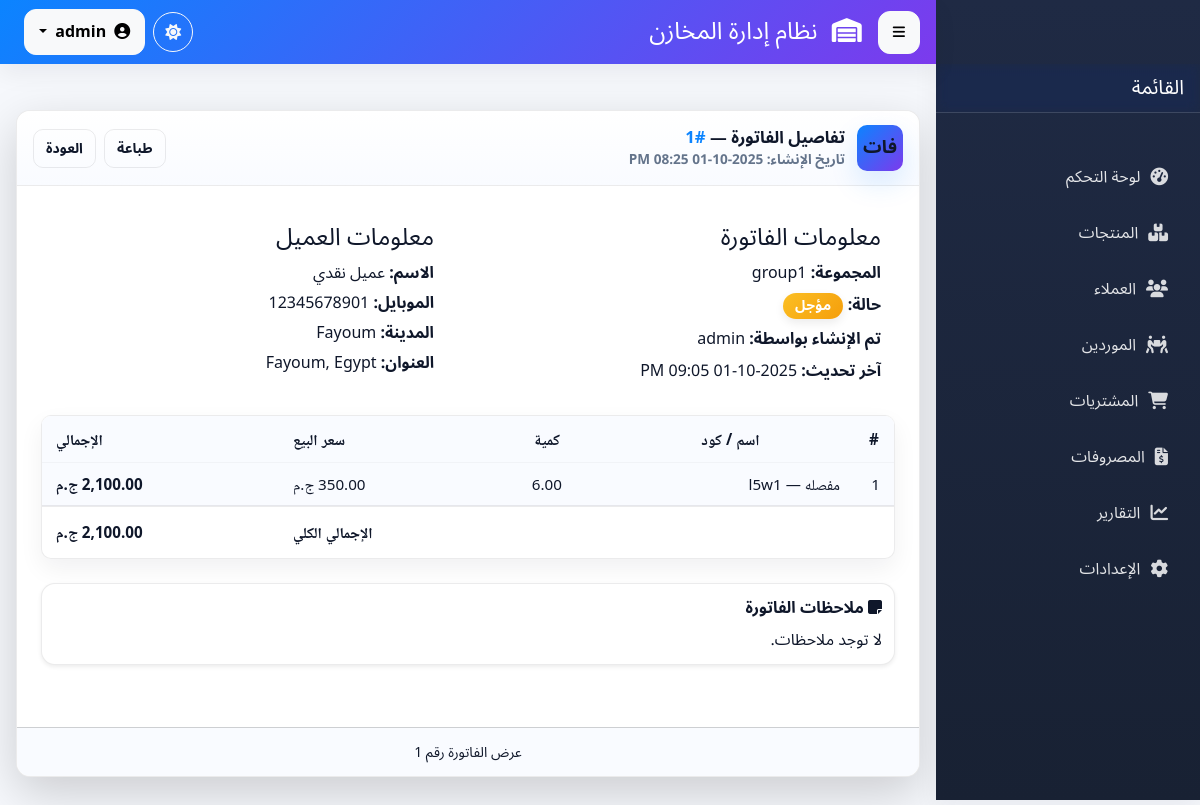
The page /invoices_out/view_invoice_detaiels.php?id=1 (signed in) on the database its author committed.
### tables this page shows
CREATE TABLE `invoices_out` (
  `id` int(11) NOT NULL COMMENT 'المعرف التلقائي للفاتورة',
  `customer_id` int(11) NOT NULL COMMENT 'معرف العميل المرتبط بالفاتورة',
  `delivered` enum('yes','no','canceled','reverted') NOT NULL DEFAULT 'no' COMMENT 'هل تم التسليم؟ (نعم/لا)',
  `invoice_group` enum('group1','group2','group3','group4','group5','group6','group7','group8','group9','group10','group11') NOT NULL COMMENT 'مجموعة الفاتورة (من 1 إلى 11)',
  `created_by` int(11) DEFAULT NULL COMMENT 'معرف المستخدم الذي أنشأ الفاتورة',
  `created_at` timestamp NOT NULL DEFAULT current_timestamp() COMMENT 'تاريخ ووقت الإنشاء',
  `updated_by` int(11) DEFAULT NULL COMMENT 'معرف المستخدم الذي آخر من عدل الفاتورة',
  `updated_at` timestamp NULL DEFAULT NULL ON UPDATE current_timestamp() COMMENT 'تاريخ ووقت آخر تعديل',
  `notes` text DEFAULT NULL,
  `cancel_reason` varchar(255) DEFAULT NULL,
  `revert_reason` varchar(255) DEFAULT NULL
);

CREATE TABLE `users` (
  `id` int(11) NOT NULL,
  `username` varchar(50) NOT NULL,
  `email` varchar(100) NOT NULL,
  `password` varchar(255) NOT NULL,
  `role` enum('user','admin') NOT NULL DEFAULT 'user',
  `created_at` timestamp NOT NULL DEFAULT current_timestamp()
);

CREATE TABLE `customers` (
  `id` int(11) NOT NULL,
  `name` varchar(150) NOT NULL COMMENT 'اسم العميل',
  `mobile` varchar(11) NOT NULL COMMENT 'رقم الموبايل (11 رقم)',
  `city` varchar(100) NOT NULL COMMENT 'المدينة',
  `address` varchar(255) DEFAULT NULL COMMENT 'العنوان التفصيلي',
  `notes` text DEFAULT NULL,
  `created_by` int(11) DEFAULT NULL COMMENT 'معرف المستخدم الذي أضاف العميل',
  `created_at` timestamp NOT NULL DEFAULT current_timestamp() COMMENT 'تاريخ الإضافة'
);

CREATE TABLE `invoice_out_items` (
  `id` int(11) NOT NULL COMMENT 'المعرف التلقائي لبند الفاتورة',
  `invoice_out_id` int(11) NOT NULL COMMENT 'معرف الفاتورة الصادرة (مفتاح أجنبي لجدول invoices_out)',
  `product_id` int(11) NOT NULL COMMENT 'معرف المنتج (مفتاح أجنبي لجدول products)',
  `quantity` decimal(10,2) NOT NULL COMMENT 'الكمية المباعة من المنتج',
  `total_price` decimal(10,2) NOT NULL COMMENT 'السعر الإجمالي للبند (الكمية * سعر الوحدة)',
  `cost_price_per_unit` decimal(10,2) NOT NULL DEFAULT 0.00,
  `created_at` timestamp NOT NULL DEFAULT current_timestamp() COMMENT 'تاريخ إضافة البند',
  `updated_at` timestamp NULL DEFAULT NULL ON UPDATE current_timestamp() COMMENT 'تاريخ آخر تعديل للبند',
  `selling_price` decimal(10,2) NOT NULL
);

CREATE TABLE `products` (
  `id` int(11) NOT NULL COMMENT 'المعرف التلقائي للمنتج',
  `product_code` varchar(50) NOT NULL COMMENT 'كود المنتج الفريد',
  `name` varchar(255) NOT NULL COMMENT 'اسم المنتج',
  `description` text DEFAULT NULL COMMENT 'وصف المنتج (اختياري)',
  `unit_of_measure` varchar(50) NOT NULL COMMENT 'وحدة القياس (مثال: قطعة، كجم، لتر)',
  `current_stock` decimal(10,2) NOT NULL DEFAULT 0.00 COMMENT 'الرصيد الحالي في المخزن',
  `reorder_level` decimal(10,2) NOT NULL DEFAULT 0.00 COMMENT 'حد إعادة الطلب (التنبيه عند وصول الرصيد إليه أو أقل)',
  `created_at` timestamp NOT NULL DEFAULT current_timestamp() COMMENT 'تاريخ الإنشاء',
  `updated_at` timestamp NULL DEFAULT NULL ON UPDATE current_timestamp() COMMENT 'تاريخ آخر تعديل',
  `cost_price` decimal(10,2) NOT NULL DEFAULT 0.00,
  `selling_price` decimal(10,2) NOT NULL
);

### invoices_out/view_invoice_detaiels.php (the view, shortened to what this page needs)
<?php
require_once dirname(__DIR__) . '/config.php';
require_once BASE_DIR . 'partials/header.php';
require_once BASE_DIR . 'partials/sidebar.php';
function e($s){ return htmlspecialchars($s ?? '', ENT_QUOTES | ENT_SUBSTITUTE, 'UTF-8'); }
$invoice_id = isset($_GET['id']) && is_numeric($_GET['id']) ? intval($_GET['id']) : 0;
$invoice = null;
$stmt = $conn->prepare("
    SELECT i.*,
           c.name AS customer_name, c.mobile AS customer_mobile, c.city AS customer_city, c.address AS customer_address,
           u.username AS creator_username,
           u2.username AS updater_username
    FROM invoices_out i
    LEFT JOIN customers c ON i.customer_id = c.id
    LEFT JOIN users u ON i.created_by = u.id
    LEFT JOIN users u2 ON i.updated_by = u2.id
    WHERE i.id = ? LIMIT 1
");
if ($stmt) {
    $stmt->bind_param("i", $invoice_id);
    $stmt->execute();
    $invoice = $stmt->get_result()->fetch_assoc();
}
$items = [];
$stmt2 = $conn->prepare("
    SELECT ii.*, p.product_code, p.name AS product_name
    FROM invoice_out_items ii
    LEFT JOIN products p ON ii.product_id = p.id
    WHERE ii.invoice_out_id = ?
    ORDER BY ii.id ASC
");
if ($stmt2) {
    $stmt2->bind_param("i", $invoice_id);
    $stmt2->execute();
    $res2 = $stmt2->get_result();
    while ($r = $res2->fetch_assoc()) $items[] = $r;
}
$total = 0.0;
foreach ($items as $it) {
    $total += floatval($it['total_price'] ?? 0);
}
function fmt_dt($raw) {
    try {
        $d = new DateTime($raw);
        return $d->format('Y-m-d h:i A');
    } catch(Exception $e) {
        return htmlspecialchars($raw);
    }
}
$back_link = $_SERVER['HTTP_REFERER'] ?? (BASE_URL . 'admin/pending_invoices.php');
?>
<div class="invoice-detiales">
<div class="container mt-4">
  <div class="card shadow-lg mb-4">
    <div class="card-header">
      <div class="header-title">
        <div class="logo-badge">فات</div>
        <div>
          <div style="font-size:1.05rem;">تفاصيل الفاتورة — <span style="color:var(--primary);">#<?php echo e($invoice['id']); ?></span></div>
          <div style="font-size:0.85rem;color:var(--muted);">تاريخ الإنشاء: <?php echo e(fmt_dt($invoice['created_at'] ?? '')); ?></div>
        </div>
      </div>
      <div style="display:flex; gap:8px; align-items:center;">
        <button id="btnPrintInvoice" class="btn btn-sm" style="padding:8px 12px;background:transparent;border:1px solid var(--border);border-radius:10px;">طباعة</button>
        <a href="<?php echo e($back_link); ?>" class="btn btn-sm" style="padding:8px 12px;background:transparent;border:1px solid var(--border);border-radius:10px;">العودة</a>
      </div>
    </div>
    <div class="card-body p-4">
      <div class="row" style="display:flex; gap:16px; flex-wrap:wrap;">
        <div style="flex:1; min-width:260px;">
          <div class="info-card">
            <h4 style="margin:0 0 8px 0;">معلومات الفاتورة</h4>
            <div style="display:flex; flex-direction:column; gap:8px;">
              <div><strong>المجموعة:</strong> <?php echo e($invoice['invoice_group'] ?: '—'); ?></div>
              <div>
                <strong>حالة:</strong>
                <?php if ($invoice['delivered'] === 'yes'): ?>
                  <span class="badge badge-success">تم الدفع</span>
                <?php else: ?>
                  <span class="badge badge-warning">مؤجل</span>
                <?php endif; ?>
              </div>
              <div><strong>تم الإنشاء بواسطة:</strong> <?php echo e($invoice['creator_username'] ?? 'غير معروف'); ?></div>
              <div><strong>آخر تحديث:</strong> <?php echo e(fmt_dt($invoice['updated_at'] ?? $invoice['created_at'] ?? '')); ?></div>
            </div>
          </div>
        </div>
        <div style="flex:1; min-width:260px;">
          <div class="info-card">
            <h4 style="margin:0 0 8px 0;">معلومات العميل</h4>
            <?php
              $custName = $invoice['customer_name'] ?? '';
              $custMobile = $invoice['customer_mobile'] ?? '';
              $custCity = $invoice['customer_city'] ?? '';
              $custAddress = $invoice['customer_address'] ?? '';
            ?>
            <div style="display:flex; flex-direction:column; gap:6px;">
              <div><strong>الاسم:</strong> <?php echo e($custName); ?></div>
              <div><strong>الموبايل:</strong> <?php echo e($custMobile ?: '—'); ?></div>
              <div><strong>المدينة:</strong> <?php echo e($custCity ?: '—'); ?></div>
              <div><strong>العنوان:</strong> <?php echo e($custAddress ?: '—'); ?></div>
            </div>
          </div>
        </div>
      </div>
      <div style="margin-top:18px;">
        <div style="border-radius:10px; overflow:hidden; border:1px solid var(--border);" class="custom-table-wrapper">
          <table class="ta=ble  custom-table" aria-labelledby="itemsTitle">
            <thead class="center">
              <tr>
                <th style="width:40px;">#</th>
                <th>اسم / كود</th>
                <th class="text-center">كمية</th>
                <th class="text-end">سعر البيع</th>
                <th class="text-end">الإجمالي</th>
              </tr>
            </thead>
            <tbody>
              <?php if (!empty($items)): $idx = 0; ?>
                <?php foreach ($items as $it): $idx++; ?>
                  <tr>
                    <td><?php echo $idx; ?></td>
                    <td style="text-align:right;"><?php echo e(($it['product_name'] ?: ('#' . intval($it['product_id']))) . ' — ' . ($it['product_code'] ?: '')); ?></td>
                    <td class="text-center"><?php echo number_format(floatval($it['quantity']), 2); ?></td>
                    <td class="text-end"><?php echo number_format(floatval($it['selling_price']), 2); ?> ج.م</td>
                    <td class="text-end fw-bold"><?php echo number_format(floatval($it['total_price']), 2); ?> ج.م</td>
                  </tr>
                <?php endforeach; ?>
              <?php else: ?>
                <tr><td colspan="5" class="text-center p-3">لا توجد بنود لهذه الفاتورة.</td></tr>
              <?php endif; ?>
            </tbody>
            <tfoot>
              <tr>
                <td colspan="4" class="text-end" style="padding:14px;"><strong>الإجمالي الكلي</strong></td>
                <td class="text-end" style="padding:14px;"><strong><?php echo number_format($total, 2); ?> ج.م</strong></td>
              </tr>
            </tfoot>
          </table>
        </div>
      </div>
      <div class="card shadow-sm mt-4 no-print" style="padding:12px;">
        <div style="font-weight:700;margin-bottom:8px;"><i class="fas fa-sticky-note"></i> ملاحظات الفاتورة</div>
        <div>
          <?php if (!empty($invoice['notes'])): ?>
            <div class="mb-2" style="white-space:pre-wrap;"><?php echo nl2br(e($invoice['notes'])); ?></div>
            <button id="copyNotesBtn" class="btn" style="padding:6px 10px;border:1px solid var(--border);border-radius:8px;">نسخ الملاحظات</button>
          <?php else: ?>
            <div class="custom-text">لا توجد ملاحظات.</div>
          <?php endif; ?>
        </div>
      </div>
    </div>
    <div class="card-footer text-muted text-center mt-3 no-print" style="padding:12px;">
      <small>عرض الفاتورة رقم <?php echo e($invoice['id']); ?></small>
    </div>
  </div>
</div>
</div>
<?php
require_once BASE_DIR . 'partials/footer.php';
?>

### assets/css/index.css (style rules this page uses)
:root { --primary: #0b84ff; --primary-600: #0a6be0; --primary-700: #0a58c8; --accent: #7c3aed; --accent-600: #6d28d9; --teal: #10b981; --amber: #f59e0b; --rose: #ef4444; --const:white; --bg: #f6f8fc; --surface: #ffffff; --surface-2: #f9fbff; --text: #0f172a; --text-soft: #334155; --muted: #64748b; --border: rgba(2,6,23,0.08); --radius: 14px; --radius-sm: 10px; --radius-lg: 20px; --shadow-1: 0 10px 24px rgba(15,23,42,0.06); --shadow-2: 0 12px 28px rgba(11,132,255,0.14); --ring: 0 0 0 4px rgba(11,132,255,0.18); --header-h: 64px; --sidebar-w: 264px; --sidebar-w-mini: 84px; --fast: .15s ease; --normal: .25s cubic-bezier(.2,.8,.2,1); --grad-1: linear-gradient(135deg, #0b84ff, #7c3aed); --grad-2: linear-gradient(135deg, #10b981, #0ea5e9); --grad-3: linear-gradient(135deg, #f59e0b, #ef4444); --grad-4: linear-gradient(135deg, #ef4444, #b91c1c); }
* { scrollbar-width: thin; scrollbar-color: var(--border) var(--surface); }
.custom-text { color: var(--text); }
[data-app] { font-family: "Tajawal","Noto Sans Arabic",system-ui,-apple-system,Segoe UI,Roboto,Arial,sans-serif; color: var(--text); background: var(--bg); min-height: 100vh; -webkit-font-smoothing: antialiased; -moz-osx-font-smoothing: grayscale; }
[data-app] a { text-decoration: none; }
[data-app] .container, [data-app] .container-fluid { padding-inline: 16px; }
::placeholder { color: var(--muted); opacity: 0.8; }
[data-app] .card { background: var(--surface); border: 1px solid var(--border); border-radius: var(--radius); box-shadow: var(--shadow-1); overflow: hidden; }
[data-app] .card-header { background: linear-gradient(180deg, var(--surface), var(--surface-2)); border-bottom: 1px solid var(--border); padding: 14px 16px; font-weight: 800; color: var(--text-soft); }
[data-app] .card-body { padding: 18px; }
[data-app] .btn { border-radius: 12px; font-weight: 800; padding: 10px 14px; transition: transform var(--fast), box-shadow var(--fast), background var(--fast); }
.custom-table-wrapper { max-height: 60vh; overflow-y: auto; overflow-x: auto; border: 1px solid var(--border); background: linear-gradient(180deg, var(--surface), var(--surface)); border-radius: var(--radius-sm); box-shadow: var(--shadow-1); padding: 0px 0px; position: relative; }
.custom-table, .table.customized, .table.custom-table { width: 100%; border-collapse: collapse; font-family: system-ui, -apple-system, "Segoe UI", Roboto, "Helvetica Neue", Arial, "Noto Naskh Arabic"; font-size: 0.95rem; color: var(--text); direction: inherit; }
.custom-table thead th, .table.customized thead th { position: sticky; top: 0; z-index: 6; background: linear-gradient(180deg, var(--surface-2), var(--surface-2)); color: var(--text); font-weight: 600; padding: 12px 14px; text-align: left; backdrop-filter: blur(6px); -webkit-backdrop-filter: blur(6px); box-shadow: inset 0 -1px 0 rgba(0,0,0,0.03); }
.custom-table tbody td, .table.customized tbody td { padding: 10px 14px; border-bottom: 1px dashed rgba(0,0,0,0.04); vertical-align: middle; font-size: 0.95rem; }
.custom-table tbody tr:nth-child(odd), .table.customized tbody tr:nth-child(odd) { background: var(--surface-2) !important ; }
.custom-table tbody tr { border-bottom: 2px solid var(--border); }
.custom-table th.center, .custom-table td.center, .table.customized th.center, .table.customized td.center , .custom-table thead.center th { text-align: center; }
.custom-table thead th:first-child { border-top-left-radius: var(--radius-table); }
.custom-table thead th:last-child { border-top-right-radius: var(--radius-table); }
.custom-table tbody tr:last-child td:first-child { border-bottom-left-radius: var(--radius-table); }
.custom-table tbody tr:last-child td:last-child { border-bottom-right-radius: var(--radius-table); }
.p-4 { padding:16px }

### rows shown on the page
invoices_out: id "1", created_at "2025-10-01 08:25 PM", invoice_group "group1", created_by.username "admin", updated_at "2025-10-01 09:05 PM", customer.name "عميل نقدي", customer.mobile "12345678901", customer.city "Fayoum", customer.address "Fayoum, Egypt"
invoice_out_items: product.product_code "مفصله — l5w1", quantity "6.00", selling_price "350.00", total_price "2,100.00"

### other values the page prints
$total "2,100.00"
